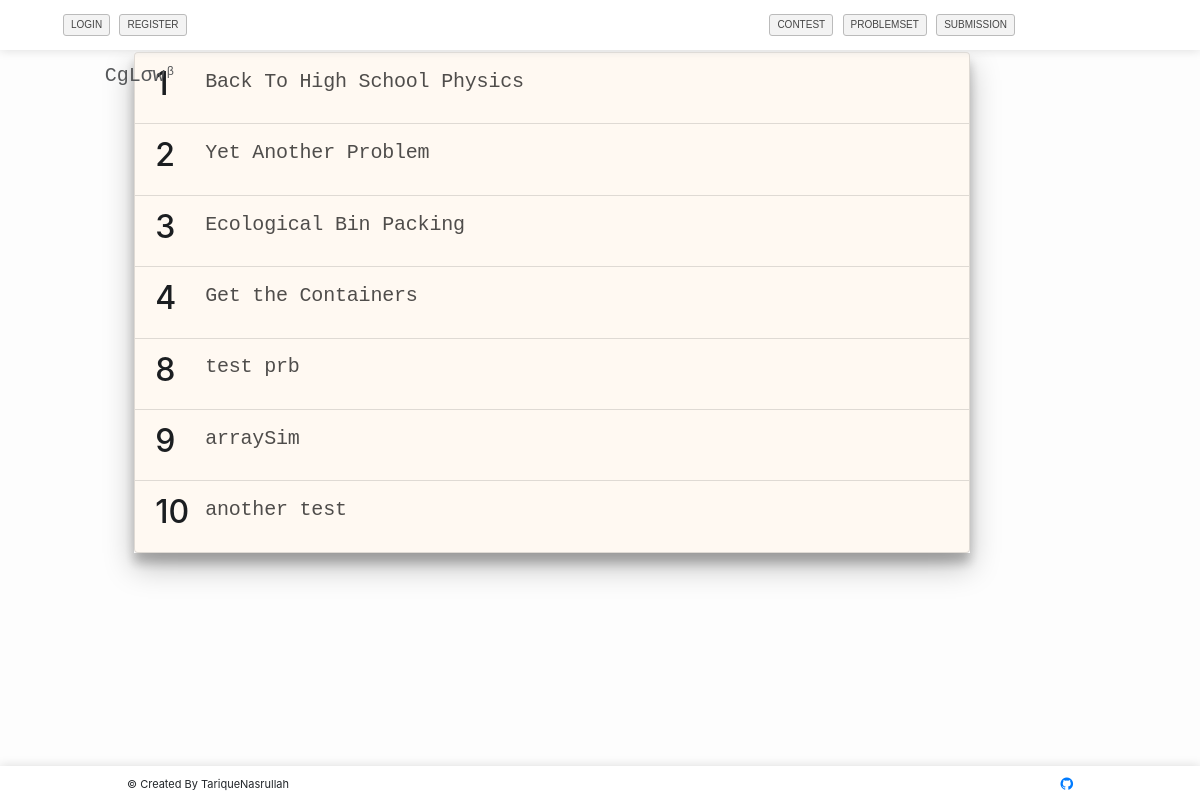
The app's page /problemset/ with its own data.
### offlineProblemSolve/models.py (models this page shows, shortened)
class problemset(models.Model):
	problem_name = models.CharField(max_length=500)
	problem_file = models.FileField(upload_to='offlineProblemData/problemset', blank=True)
	problem_time_limit = models.FloatField(default=2.0)
	problem_input = models.FileField(upload_to='offlineProblemData/problemset_input', blank=True)
	problem_output = models.FileField(upload_to='offlineProblemData/problemset_output', blank=True)
	total_solve = models.IntegerField(default=0)
	total_submit = models.IntegerField(default=0)
	special_judge = models.BooleanField(default=False)

### offlineProblemSolve/views.py (the view)
def problem_list(request):
	context = {}
	if request.user.is_authenticated:
		context['username'] = request.user.username
	l = problemset.objects.all()
	context['problemset'] = l
	return render(request, 'offlineProblemSolve/problem_list.html', context)

### offlineProblemSolve/templates/offlineProblemSolve/problem_list.html
{% extends 'home/header.html' %}
{% block content %}
	<div style="height: 2px;"></div>
	<div class="container">
		<div class="row">
			<div class="col-md-1"></div>
			<div class="col-md-9">
				<div class="list-group" style="box-shadow: 0 14px 28px rgba(0,0,0,0.25), 0 10px 10px rgba(0,0,0,0.22);">
					{% for problemset in problemset %}
						<a href="{% url 'show_problem' pk=problemset.id %}" class="list-group-item list-group-item-action list-group-item-contestlist">
			              <div class="contest-problem-number">
			                <h2>{{problemset.id}}</h2>
			              </div>
			              <div style="width: 90%; float: left;">
			                <h4 class="contest-problem-title">{{problemset.problem_name}}</h4>
			              </div>
			            </a>
					{% endfor %}
				</div>
			</div>
		</div>
	</div>
{% endblock %}

### home/static/home/css/customcss.css (style rules this page uses)
a,abbr,acronym,address,applet,article,aside,audio,b,big,blockquote,canvas,caption,center,cite,code,dd,del,details,dfn,div,dl,dt,em,embed,fieldset,figcaption,figure,footer,form,header,hgroup,html,i,iframe,img,ins,kbd,label,legend,li,mark,menu,nav,object,ol,output,p,pre,q,ruby,s,samp,section,small,span,strike,strong,sub,summary,sup,table,tbody,td,tfoot,th,thead,time,tr,tt,u,ul,var,video { margin: 0; padding: 0; border: 0; font: inherit; vertical-align: baseline; }
.website-mode { background: url('https://resources.urionlinejudge.com.br/judge/img/5.0/background.jpg') top center #f5f5f5; }

### records on screen
problemset: id "1", problem_name "Back To High School Physics"
problemset: id "2", problem_name "Yet Another Problem"
problemset: id "3", problem_name "Ecological Bin Packing"
problemset: id "4", problem_name "Get the Containers"
problemset: id "8", problem_name "test prb"
problemset: id "9", problem_name "arraySim"
problemset: id "10", problem_name "another test"
